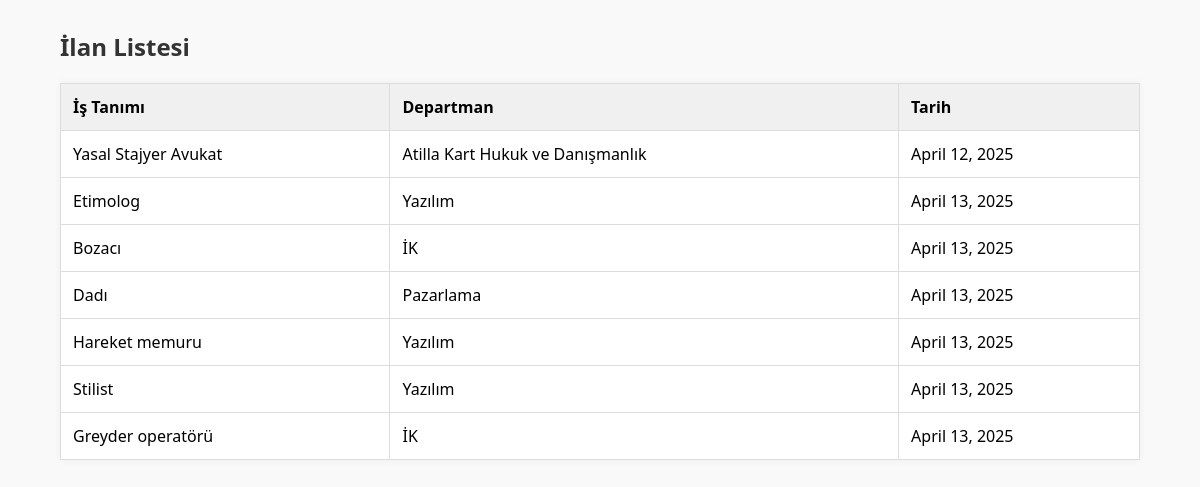
Before: /ilanlar/ with the older database file.
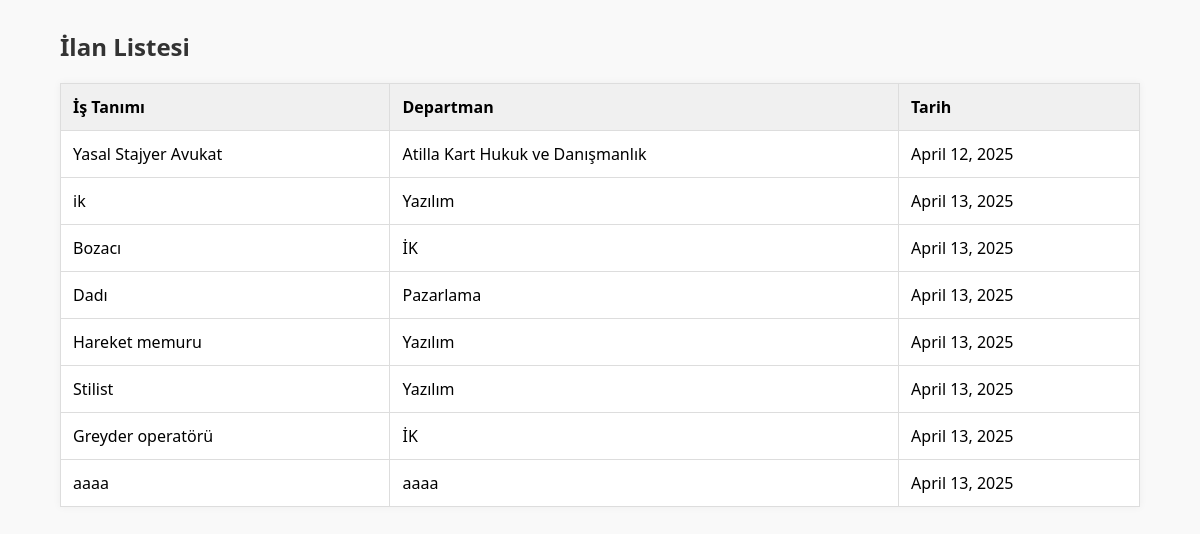
After: the same page with the newer database file.
### panel/models.py (models this page shows, shortened)
class JobPosting(models.Model):
    title = models.CharField(max_length=100)
    department = models.CharField(max_length=100)
    posted_date = models.DateField(auto_now_add=True)
    is_active = models.BooleanField(default=True)

### panel/views.py (the view)
# urls.py: path('ilanlar/', job_list_view, name='job_list'),
def job_list_view(request):
    jobs = JobPosting.objects.all()
    return render(request, "job_list.html", {"jobs": jobs})

### panel/templates/job_list.html (shortened to what this page needs)
<!DOCTYPE html>
<html lang="tr">
<head>
    {% load static %}
    <link rel="stylesheet" href="{% static 'css/style.css' %}">
</head>
<body>
<div class="container">
    <h2>İlan Listesi</h2>
    <table>
        <tr>
            <th>İş Tanımı</th>
            <th>Departman</th>
            <th>Tarih</th>
        </tr>
        {% for job in jobs %}
        <tr>
            <td>{{ job.title }}</td>
            <td>{{ job.department }}</td>
            <td>{{ job.posted_date }}</td>
        </tr>
        {% empty %}
        <tr><td colspan="3">Hiç ilan bulunamadı.</td></tr>
        {% endfor %}
    </table>
</div>
</body>
</html>

Changed rows visible on the page:
changed JobPosting (number 2 of 8 on the later page): title "Etimolog" → "ik"
added JobPosting: title "aaaa", department "aaaa", posted_date "April 13, 2025"
